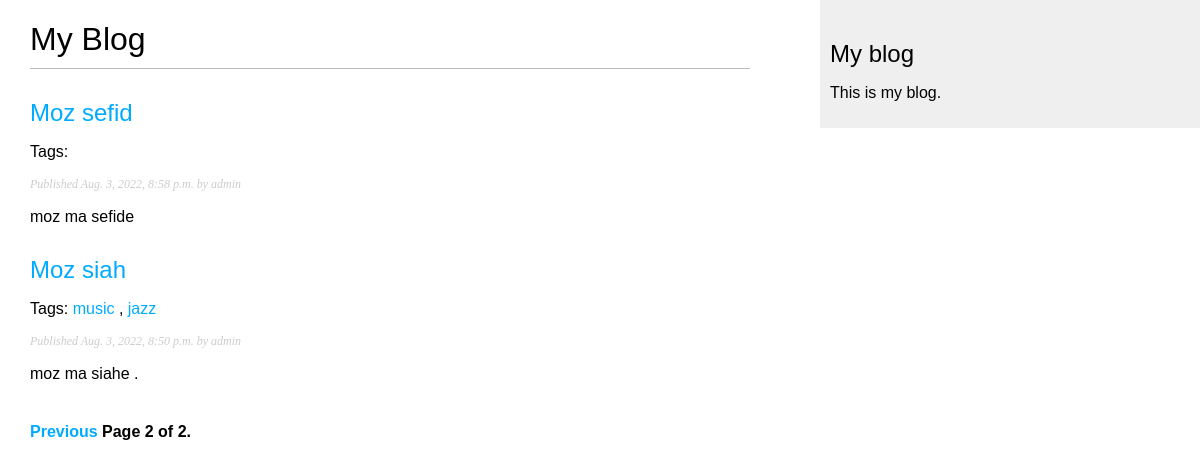
Screenshot of /blog/?page=2 with the database file from the repository.
### blog/models.py (models this page shows, shortened)
class Post(models.Model):
    STATUS_CHOICES = (
        ('draft', 'Draft'),
        ('published', 'Published'),
    )
    title = models.CharField(max_length=250)
    slug = models.SlugField(max_length=250,
                            unique_for_date='publish')
    author = models.ForeignKey(User,
                               on_delete=models.CASCADE,
                               related_name='blog_posts')
    body = models.TextField()
    publish = models.DateTimeField(default=timezone.now)
    created = models.DateTimeField(auto_now_add=True)
    updated = models.DateTimeField(auto_now=True)
    status = models.CharField(max_length=10,
                              choices=STATUS_CHOICES,
                              default='draft')
    objects = models.Manager()  # The default manager.
    published = PublishedManager()  # Our custom manager
    tags = TaggableManager()
    def get_absolute_url(self):
        return reverse('blog:post_detail',
                       args=[self.publish.year,
                             self.publish.month,
                             self.publish.day, self.slug])
    class Meta:
        ordering = ('-publish',)

### blog/views.py (the view)
# urls.py: path('', views.post_list, name='post_list'),
def post_list(request, tag_slug=None):
    object_list = Post.published.all()
    tag = None
    if tag_slug:
        tag = get_object_or_404(Tag, slug=tag_slug)
        object_list = object_list.filter(tags__in=[tag])
    paginator = Paginator(object_list, 3)  # 3 posts in each page
    page = request.GET.get('page')
    try:
        posts = paginator.page(page)
    except PageNotAnInteger:
        posts = paginator.page(1)
    except EmptyPage:
        posts = paginator.page(paginator.num_pages)
    return render(request,
                  'blog/post/list.html',
                  {'page': page,
                   'posts': posts,
                   'tag': tag})

### blog/models.py (called while the page is built)
    def get_queryset(self):
        return super(PublishedManager,
                     self).get_queryset() \
            .filter(status='published')

### blog/templates/blog/post/list.html (shortened to what this page needs)
{% extends "blog/base.html" %}
{% block content %}
 <h1>My Blog</h1>
 {% for post in posts %}
 <h2>
 <a href="{{ post.get_absolute_url }}">
 {{ post.title }}
 </a>
 </h2>
 <p class="tags">
 Tags:
 {% for tag in post.tags.all %}
 <a href="{% url "blog:post_list_by_tag" tag.slug %}">
 {{ tag.name }}
 </a>
 {% if not forloop.last %}, {% endif %}
 {% endfor %}
</p>
     <p class="date">
 Published {{ post.publish }} by {{ post.author }}
 </p>
 {{ post.body|truncatewords:30|linebreaks }}
 {% endfor %}
    {% include "pageination.html" with page=posts %}
{% endblock %}

### blog/templates/blog/base.html (shortened to what this page needs)
{% load static %}
<!DOCTYPE html>
<html>
<head>
 <link href="{% static "css/blog.css" %}" rel="stylesheet">
</head>
<body>
 <div id="content">
 {% block content %}
 {% endblock %}
 </div>
 <div id="sidebar">
 <h2>My blog</h2>
 <p>This is my blog.</p>
 </div>
</body>
</html>

### blog/templates/pageination.html (shortened to what this page needs)
<div class="pagination">
 <span class="step-links">
 {% if page.has_previous %}
 <a href="?page={{ page.previous_page_number }}">Previous</a>
 {% endif %}
 <span class="current">
 Page {{ page.number }} of {{ page.paginator.num_pages }}.
 </span>
 </span>
</div>

### blog/static/css/blog.css (style rules this page uses)
body { margin:0; padding:0; font-family:helvetica, sans-serif; }
a { color:#00abff; text-decoration:none; }
h1 { font-weight:normal; border-bottom:1px solid #bbb; padding:0 0 10px 0; }
h2 { font-weight:normal; margin:30px 0 0; }
#content { float:left; width:60%; padding:0 0 0 30px; }
#sidebar { float:right; width:30%; padding:10px; background:#efefef; height:100%; }
p.date { color:#ccc; font-family: georgia, serif; font-size: 12px; font-style: italic; }
.pagination { margin:40px 0; font-weight:bold; }

### rows the page displays
Post: title "Moz sefid", publish "Aug. 3, 2022, 8:58 p.m.", author "admin", body "moz ma sefide"
Post: title "Moz siah", publish "Aug. 3, 2022, 8:50 p.m.", author "admin", body "moz ma siahe ."
Tag: name "music"
Tag: name "jazz"

### other values shown
{{ page.number }} "2"
{{ page.paginator.num_pages }} "2"
